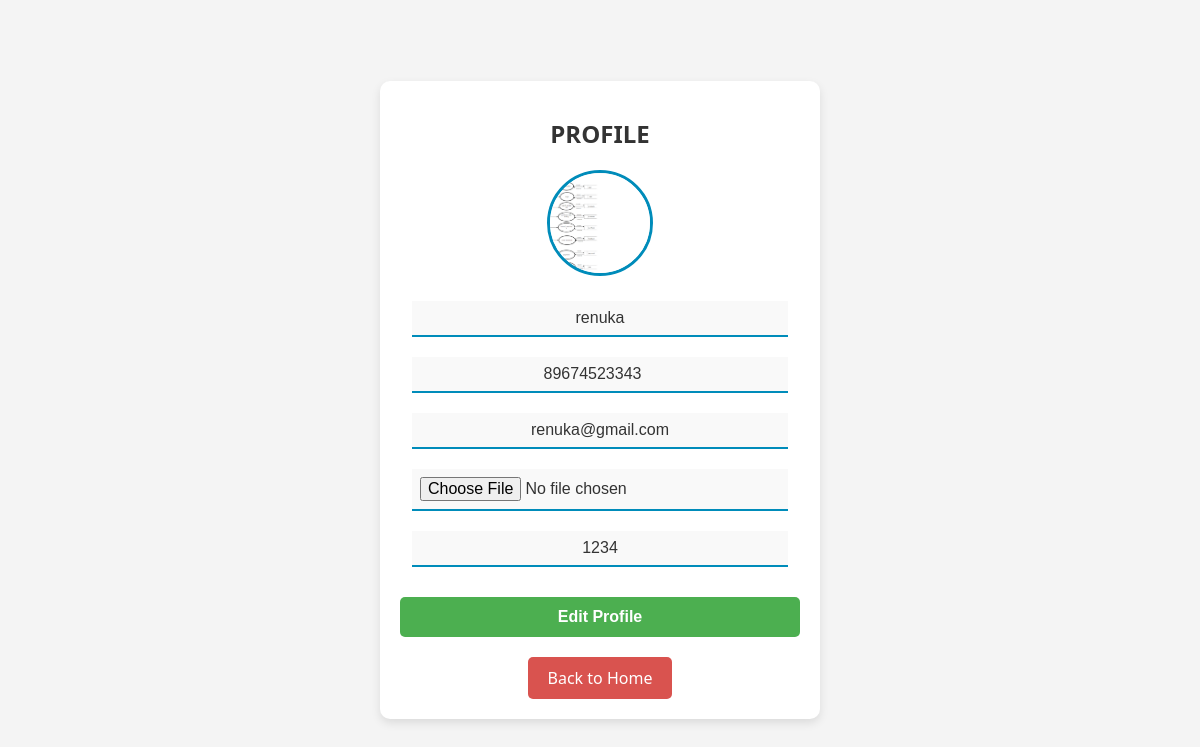
Page /profile/ (signed in) on the committed database.
### virtualfitting/models.py (models this page shows, shortened)
class usregister(models.Model):
    name=models.CharField(max_length=50,null=True,blank=True)
    phone_number=models.IntegerField(null=True,blank=True)
    gender_choices=(
        ('MALE','male'),
        ('FEMALE','female'),
    )
    gender=models.CharField(max_length=10,choices=gender_choices,null=True,blank=True)
    email=models.CharField(unique=True,max_length=50,null=True,blank=True)
    password=models.CharField(max_length=10,null=True,blank=True)
    confirm_password=models.CharField(max_length=10,null=True,blank=True)
    image=models.ImageField(upload_to='image/',null=True,blank=True)

### virtualfitting/views.py (the view)
# urls.py: path('profile/',views.profile,name='profile'),
def profile(request):
    if 'email' in request.session:
        email=request.session['email']
        user=usregister.objects.get(email=email)
    return render(request,'profile.html',{'u':user})

### virtualfitting/templates/profile.html (shortened to what this page needs)
<!DOCTYPE html>
<html lang="en">
<head>
</head>
<body>
    <div class="container">
        <h1 class="form-title">PROFILE</h1>
        <form method="post" enctype="multipart/form-data">
            <img src="{{u.image.url}}" alt="Profile Picture">
            <input type="text" placeholder="NAME" name="name" value="{{u.name}}" readonly>
            <input type="number" placeholder="PHONE NUMBER" name="phone_number" value="{{u.phone_number}}" readonly>
            <input type="email" placeholder="EMAIL ADDRESS" name="email" value="{{u.email}}" readonly>
            <input type="file" name="image" readonly>
            <input type="text" placeholder="PASSWORD" name="password" value="{{u.password}}" readonly >
            <button><a href="/edit/{{u.id}}/" style="text-decoration: none; color: white;">Edit Profile</a></button>
        </form>
        <a href="/home/" class="back-button">Back to Home</a>
    </div>
</body>
</html>

### virtualfitting/templates/profile.html (style rules this page uses)
html, body { font-family: 'Segoe UI', Tahoma, Geneva, Verdana, sans-serif; background-color: #f4f4f4; height: 100vh; margin: 0; padding: 0; display: flex; justify-content: center; align-items: center; }
.container { background-color: white; width: 400px; padding: 20px; border-radius: 10px; box-shadow: 0 4px 10px rgba(0, 0, 0, 0.1); text-align: center; }
.form-title { font-size: 24px; font-weight: bold; margin-bottom: 20px; color: #333; }
img { width: 100px; height: 100px; border-radius: 50%; margin-bottom: 15px; object-fit: cover; border: 3px solid #008cba; }
form { display: flex; flex-direction: column; align-items: center; }
input { border: none; border-bottom: 2px solid #008cba; outline: none; width: 90%; margin: 10px 0; padding: 8px; font-size: 16px; text-align: center; background: transparent; color: #333; }
input[readonly] { background-color: #f9f9f9; cursor: not-allowed; }
button { background-color: #4caf50; color: white; height: 40px; width: 100%; margin-top: 20px; cursor: pointer; border: none; border-radius: 5px; font-size: 16px; font-weight: bold; transition: 0.3s; }
.back-button { display: inline-block; text-decoration: none; background-color: #d9534f; color: white; padding: 10px 20px; border-radius: 5px; margin-top: 20px; font-size: 16px; transition: 0.3s; }

### rows in the picture
usregister: image (picture), name "renuka", phone_number "89674523343", email "renuka@gmail.com", password "1234"
